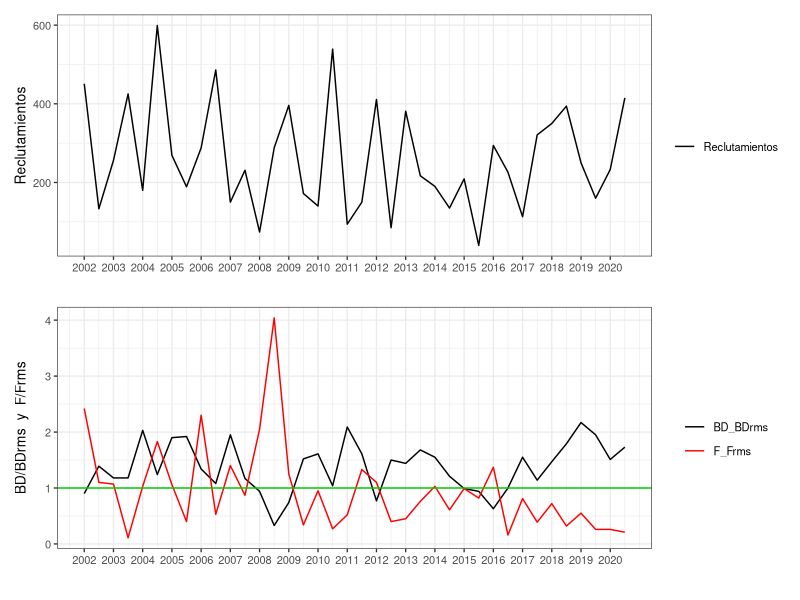
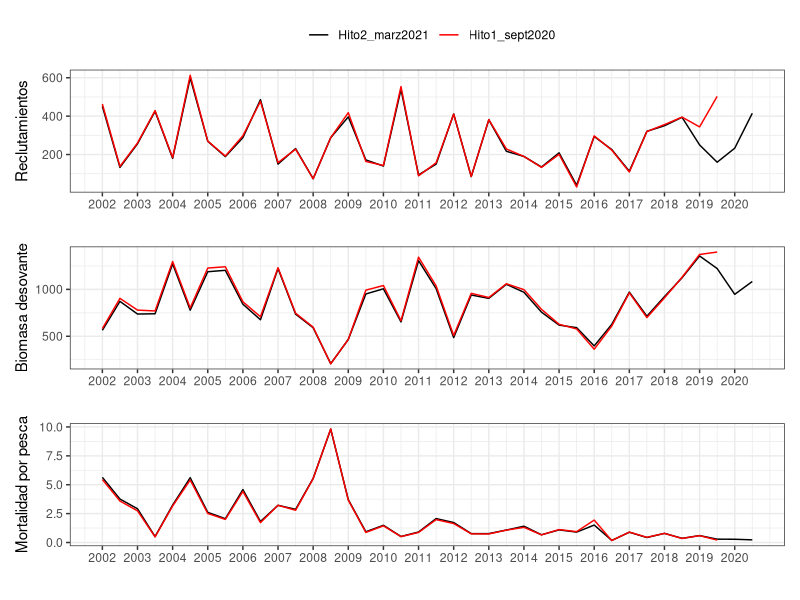

Write R code to recreate these figures, in order.
## ---- chunk 1
library(knitr) # para generar reporte Rmarkdown
library(stringr)
library(reshape) 
library(dplyr) 
library(ggplot2)
library(ggthemes) # para ggplot
library(patchwork) # para unir gráficos de ggplot
library(strucchange) # libreria utilizada para análisis de quiebres


## ---- chunk 2
years<-seq(2002.0,2020.5,0.5)

Reclutamientos<-c(451,133,256,425,180,599,269,189,288,486,150,231,74,288,396,172,140,539,94,150,411,85,381,217,190,135,209,40,294,226,113,321,350,394,250,160,233,415)

F_Frms<-c(2.42,1.10,1.07,0.11,1.03,1.83,1.06,0.40,2.30,0.53,1.40,0.87,2.05,4.04,1.25,0.34,0.95,0.27,0.52,1.33,1.10,0.40,0.45,0.76,1.03,0.61,0.99,0.82,1.37,0.16,0.81,0.39,0.72,0.32,0.55,0.26,0.26,0.21)

BD_BDrms<-c(0.90,1.39,1.18,1.18,2.03,1.24,1.90,1.92,1.34,1.08,1.95,1.17,0.94,0.33,0.74,1.52,1.61,1.04,2.09,1.61,0.77,1.50,1.44,1.68,1.55,1.21,0.99,0.94,0.63,1.00,1.55,1.14,1.47,1.79,2.17,1.95,1.51,1.73)

dataEstatus <- data.frame(years,BD_BDrms,F_Frms) %>% mutate(type=c("Estatus")) %>% melt(id.var=c("years","type"))

datareclu<-data.frame(years,Reclutamientos) %>% mutate(type=c("Reclutamientos")) %>% melt(id.var=c("years","type"))

f1<-ggplot(datareclu)+
  geom_line(aes(x = years, y = value, colour=variable)) +
  scale_color_manual(values=c('black')) +
  #geom_hline(yintercept = mean(datareclu$value),colour=c('green3'))+
  labs(x = '', y = 'Reclutamientos',fill="",color="") +
  scale_x_continuous(breaks = seq(from = 2002.0, to = 2020.5, by = 1)) +
  theme_bw(base_size=10) + 
  theme(plot.title = element_text(hjust = 0.5),legend.position="right")

f2<-ggplot(dataEstatus )+
  geom_line(aes(x = years, y = value, colour=variable)) +
  scale_color_manual(values=c('black',"red")) +
  geom_hline(yintercept = c(1),colour=c('green3'))+
  labs(x = '', y = 'BD/BDrms  y  F/Frms',fill="",color="") +
  scale_x_continuous(breaks = seq(from = 2002.0, to = 2020.5, by = 1)) +
  theme_bw(base_size=10) + 
  theme(plot.title = element_text(hjust = 0.5),legend.position="right")

f1/f2
## ---- chunk 3

years<-seq(2002.0,2020.5,0.5)

Hito2_marz2021<-c(451,133,256,425,180,599,269,189,288,486,150,231,74,288,396,172,140,539,94,150,411,85,381,217,190,135,209,40,294,226,113,321,350,394,250,160,233,415)
Hito1_sept2020<-c(463,138,260,429,184,613,270,192,298,477,158,228,74,288,418,164,143,554,89,157,411,86,382,229,190,133,201,31,297,223,109,320,356,395,344,503,NA,NA)

Hito2_BDmarz2021<-c(564,872,737,740,1272,778,1188,1203,842,676,1222,736,591,208,466,951,1006,653,1306,1008,486,940,904,1054,969,757,619,592,397,627,971,714,923,1123,1356,1222,947,1084)
Hito1_BDsept2020<-c(582,904,779,770,1297,802,1227,1241,868,708,1231,746,597,207,466,992,1041,666,1343,1037,508,958,913,1060,997,787,628,578,362,609,963,699,909,1129,1372,1398,NA,NA)

Hito2_Fmarz2021<-c(5.64,3.76,2.92,0.51,3.24,5.61,2.61,2.06,4.58,1.82,3.22,2.87,5.55,9.80,3.71,0.93,1.49,0.52,0.91,2.07,1.73,0.77,0.77,1.08,1.41,0.67,1.09,0.90,1.51,0.18,0.89,0.43,0.79,0.36,0.60,0.29,0.28,0.23)

Hito1_Fsept2020<-c(5.45,3.59,2.74,0.49,3.16,5.41,2.51,2.00,4.42,1.72,3.22,2.79,5.53,9.84,3.67,0.87,1.44,0.51,0.87,1.98,1.64,0.75,0.74,1.07,1.31,0.66,1.12,0.94,1.94,0.17,0.90,0.45,0.79,0.35,0.59,0.21,NA,NA)


dataReclutas <- data.frame(years,Hito2_marz2021,Hito1_sept2020) %>% mutate(type=c("Reclutamientos")) %>% melt(id.var=c("years","type"))

dataBD <- data.frame(years,Hito2_BDmarz2021,Hito1_BDsept2020) %>% mutate(type=c("BD")) %>% melt(id.var=c("years","type"))

dataFt <- data.frame(years,Hito2_Fmarz2021,Hito1_Fsept2020) %>% mutate(type=c("Ft")) %>% melt(id.var=c("years","type"))


Rt<-ggplot(dataReclutas)+
  geom_line(aes(x = years, y = value, colour=variable)) +
  scale_color_manual(values=c('black',"red")) +
  labs(x = '', y = 'Reclutamientos',fill="",color="") +
  scale_x_continuous(breaks = seq(from = 2002.0, to = 2020.5, by = 1)) +
  theme_bw(base_size=11) + 
  theme(plot.title = element_text(hjust = 0.5),legend.position="top")


BD<-ggplot(dataBD)+
  geom_line(aes(x = years, y = value, colour=variable)) +
  scale_color_manual(values=c('black',"red")) +
  labs(x = '', y = 'Biomasa desovante',fill="",color="") +
  scale_x_continuous(breaks = seq(from = 2002.0, to = 2020.5, by = 1)) +
  theme_bw(base_size=11) + 
  theme(plot.title = element_text(hjust = 0.5),legend.position="none")


Ft<-ggplot(dataFt)+
  geom_line(aes(x = years, y = value, colour=variable)) +
  scale_color_manual(values=c('black',"red")) +
  labs(x = '', y = 'Mortalidad por pesca',fill="",color="") +
  scale_x_continuous(breaks = seq(from = 2002.0, to = 2020.5, by = 1)) +
  theme_bw(base_size=11) + 
  theme(plot.title = element_text(hjust = 0.5),legend.position="none")



Rt / BD / Ft
